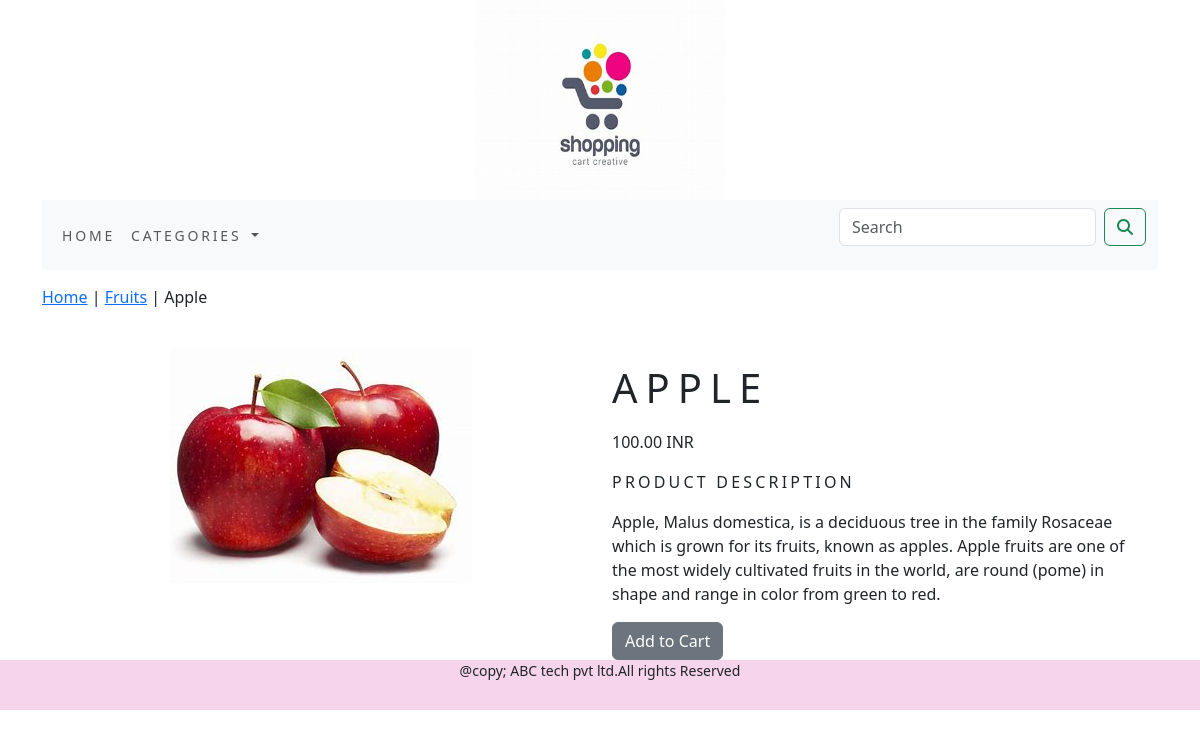
The page /shop/fruits/apple/ on the database its author committed.
### shop/models.py (models this page shows, shortened)
class Product(models.Model):
    name=models.CharField(max_length=250, unique=True)
    slug=models.SlugField(max_length=250,unique=True)
    description=models.TextField(blank=True)
    price=models.DecimalField(max_digits=10,decimal_places=2)
    category=models.ForeignKey(Category,on_delete=models.CASCADE)
    image=models.ImageField(upload_to='product', blank=True)
    stock=models.IntegerField()
    available=models.BooleanField(default=True)
    created=models.DateTimeField(auto_now_add=True)
    updated=models.DateTimeField(auto_now=True)
    class Meta:
        ordering=('name',)
        verbose_name='product'
        verbose_name_plural='products'

class Category(models.Model):
    name=models.CharField(max_length=250, unique=True)
    slug=models.SlugField(max_length=250,unique=True)
    description=models.TextField(blank=True)
    image=models.ImageField(upload_to='category',blank=True)
    class Meta:
        ordering=('name',)
        verbose_name='category'
        verbose_name_plural='categories'
    def get_url(self):
        return reverse('shop:products_by_category', args=[self.slug])
    def __str__(self):
        return '{}'.format(self.name)

### shop/views.py (the view)
# urls.py: path('<slug:c_slug>/<slug:product_slug>/',views.proDetail, name='prodCatdetail'),
def proDetail(request,c_slug,product_slug):
    try:
        product=Product.objects.get(category__slug=c_slug,slug=product_slug)
    except Exception as e:
        raise e
    return render(request,'product.html',{'product':product})

### cart/context_processors.py (called while the page is built)
def counter(request):
    item_count=0
    if 'admin' in request.path:
        return {}
    else:
        try:
            cart=Cart.objects.filter(cart_id=_cart_id(request))
            cart_items=CartItem.objects.all().filter(cart=cart[:1])
            for cart_item in cart_items:
                item_count += cart_item.quantity
        except Cart.DoesNotExist:
            item_count=0
    return  dict(item_count=item_count)

### cart/views.py (called while the page is built)
def _cart_id(request):
    cart=request.session.session_key
    if not cart:
        cart=request.session.create()
    return cart

### shop/context_processors.py (called while the page is built)
def menu_links(request):
    links=Category.objects.all()
    return dict(links=links)

### templates/product.html (shortened to what this page needs)
{% extends 'base.html' %}
{% load static %}
{% block content %}
<div class="row my_prod_row_class">
  <div class="mx_auto">
    <p> <a href="{% url 'shop:allProdCat' %}">Home</a> | <a href="{{product.category.get_url}}">{{product.category}}</a> | {{product.name}}</p>
  </div>
</div>
<div class="container">
<br>
<div class="row">
  <div class="col-12 col-sm-12 col-md-12 col-lg-6 text-center">
    <div style="min-width:18rem;">
      <img src="{{product.image.url}}" alt="{{product.name}}">
    </div>
  </div>
   <div class="col-12 col-sm-12 col-md-12 col-lg-6">
     <div>
     <h1 class="my_prod_title"> {{product.name}}</h1>
     <p>{{product.price}} INR</p>
     <p class=" my_title"> Product Description</p>
     <p class="text-justify my_prod_text">{{product.description}}</p>
     {% if product.stock <= 0 %}
     <p class="text-justify my_prod_text"><b>OUT OF STOCK</b></p>
     {% else %}
     <a class="btn btn-secondary" href="{% url 'cart:add_cart' product.id %}">Add to Cart</a>
     {% endif %}
   </div>
</div>
</div>
</div>
{% endblock %}

### shop/static/css/custom.css (style rules this page uses)
.my_title { font-size : 16px; text-transform : uppercase; letter-spacing : .2em; }
.my_prod_row_class { padding-top : 15px; padding-bottom: 20 px; }
.my_prod_title { font-size : 16 px; text-transform : uppercase; letter-spacing : .2em; padding-top :15px; padding-bottom :10px; }
.my_prod_text { padding-right :20px; }

### rows shown on the page
Product: category "Fruits", name "Apple", image (picture), name "APPLE", price "100.00", description "Apple, Malus domestica, is a deciduous tree in the family Rosaceae which is grown for its fruits, known as apples. Apple fruits are one of the most widely cultivated fruits in the world, are round (pome) in shape and range in color from green to red."
